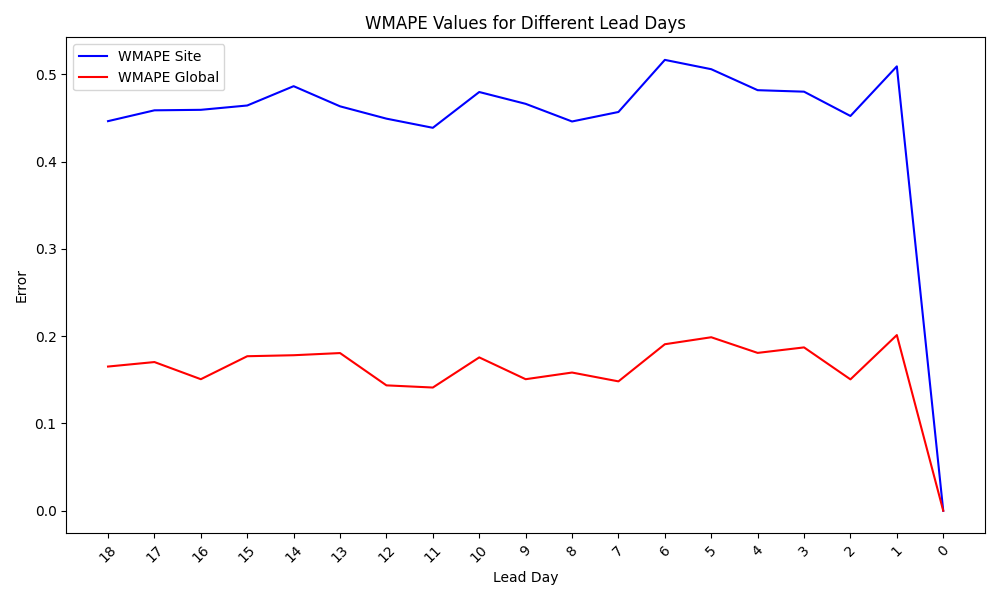

Write Python code to recreate this figure.
import numpy as np
import pandas as pd
import matplotlib.pyplot as plt 


class WMAPE:

    @staticmethod
    def calculate_wmape_site(merged_df, soft_col, hard_col):
        total_forecast = merged_df["lead_0"].sum()
        site_df = merged_df.copy()
        site_df['abs_error'] = (site_df[soft_col] - site_df[hard_col]).abs()

        # Calculate WMAPE_site
        wmape_site = site_df["abs_error"].sum() / total_forecast

        return site_df, wmape_site
    

    @staticmethod
    def calculate_wmape_global(merged_df, soft_col, hard_col):
        total_forecast = merged_df["lead_0"].sum()
        global_df = merged_df.copy()
        global_df = global_df.groupby('item_id').sum().reset_index()
        global_df['abs_error'] = (global_df[soft_col] - global_df[hard_col]).abs()
        global_df = global_df.drop(['site'], axis=1, errors='ignore')

        # Calculate WMAPE_global
        wmape_global = global_df["abs_error"].sum() / total_forecast

        return global_df, wmape_global
    


if __name__ == "__main__":

    merged_dir = 'merged'
    
    # List of lead days
    lead_days = list(range(18, -1, -1))

    # Initialize lists to store WMAPE values
    wmape_site_values = []
    wmape_global_values = []

    # Loop through all lead days to calculate WMAPE
    for lead_day in lead_days:
        # Load the merged DataFrame
        merged_df = pd.read_csv(f'{merged_dir}/merged_lead_day_{lead_day}_0.csv')
        
        # Calculate WMAPE for site and global
        soft_col = f'lead_{lead_day}'
        hard_col = 'lead_0'
        
        if lead_day == 0:
            wmape_site = 0
            wmape_global = 0
        else:
            _, wmape_site = WMAPE.calculate_wmape_site(merged_df, soft_col, hard_col)
            _, wmape_global = WMAPE.calculate_wmape_global(merged_df, soft_col, hard_col)
        
        # Append the WMAPE values to the lists
        wmape_site_values.append(wmape_site)
        wmape_global_values.append(wmape_global)

    # Plot the data
    fig, ax = plt.subplots(figsize=(10, 6))
    plt.plot(lead_days, wmape_site_values, linestyle='-', color='b', label="WMAPE Site")
    plt.plot(lead_days, wmape_global_values, linestyle='-', color='r', label="WMAPE Global")
    plt.xlabel('Lead Day')
    plt.ylabel('Error')
    plt.title('WMAPE Values for Different Lead Days')
    plt.xticks(lead_days, rotation=45)
    plt.legend()
    plt.gca().invert_xaxis()  # Invert x-axis to have 0 at the end
    plt.tight_layout()
    plt.savefig('wmape.png')
    plt.show()